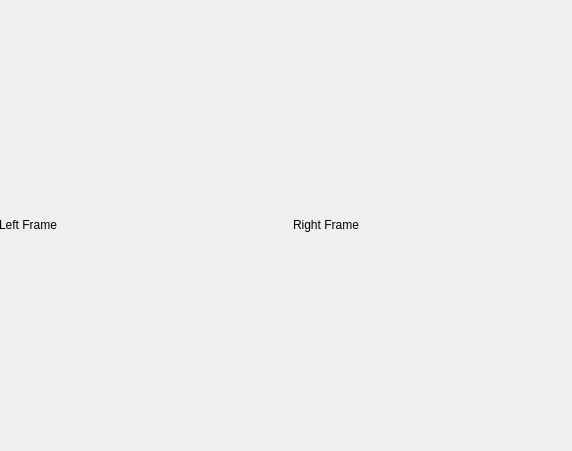
<?xml version="1.0" encoding="UTF-8"?>
<ui version="4.0">
 <class>Form</class>
 <widget class="QWidget" name="Form">
  <property name="geometry">
   <rect>
    <x>0</x>
    <y>0</y>
    <width>572</width>
    <height>451</height>
   </rect>
  </property>
  <property name="windowTitle">
   <string>Form</string>
  </property>
  <widget class="QWidget" name="horizontalLayoutWidget">
   <property name="geometry">
    <rect>
     <x>-1</x>
     <y>-1</y>
     <width>581</width>
     <height>451</height>
    </rect>
   </property>
   <layout class="QHBoxLayout" name="horizontalLayout">
    <property name="sizeConstraint">
     <enum>QLayout::SetDefaultConstraint</enum>
    </property>
    <item>
     <widget class="QLabel" name="label">
      <property name="text">
       <string>Left Frame</string>
      </property>
     </widget>
    </item>
    <item>
     <widget class="QLabel" name="label_2">
      <property name="text">
       <string>Right Frame</string>
      </property>
     </widget>
    </item>
   </layout>
  </widget>
 </widget>
 <resources/>
 <connections/>
</ui>
